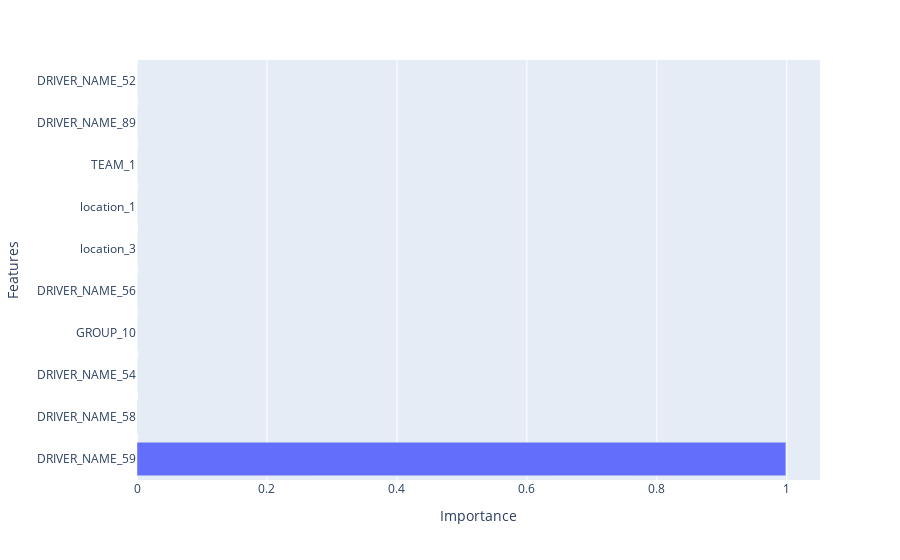

Source (notebook cell):
### Code cell
fig = px.bar(imp_df1, x='Importance', y='Features')
fig.show()

### Figure 1 — Plotly figure (JSON) as saved in the notebook; plotly's stock layout.template omitted (floating-point values rounded to 4 significant figures)
{"data": [{"alignmentgroup": "True", "hovertemplate": "Importance=%{x}<br>Features=%{y}<extra></extra>", "legendgroup": "", "marker": {"color": "#636efa"}, "name": "", "offsetgroup": "", "orientation": "h", "showlegend": false, "textposition": "auto", "type": "bar", "x": [0.9986, 0.0002456, 0.0001394, 0.0001077, 0.000101, 6.164e-05, 5.782e-05, 4.725e-05, 4.481e-05, 4.337e-05], "xaxis": "x", "y": ["DRIVER_NAME_59", "DRIVER_NAME_58", "DRIVER_NAME_54", "GROUP_10", "DRIVER_NAME_56", "location_3", "location_1", "TEAM_1", "DRIVER_NAME_89", "DRIVER_NAME_52"], "yaxis": "y"}], "layout": {"barmode": "relative", "legend": {"tracegroupgap": 0}, "margin": {"t": 60}, "xaxis": {"anchor": "y", "domain": [0, 1], "title": {"text": "Importance"}}, "yaxis": {"anchor": "x", "domain": [0, 1], "title": {"text": "Features"}}}}
